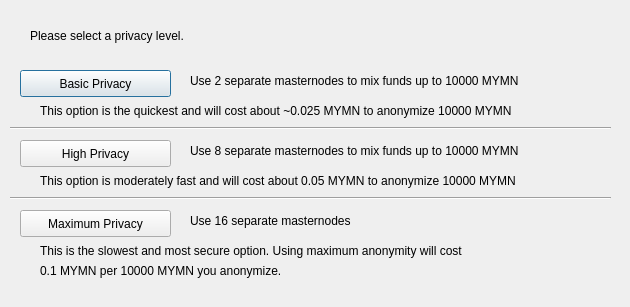
<?xml version="1.0" encoding="UTF-8"?>
<ui version="4.0">
 <class>ObfuscationConfig</class>
 <widget class="QDialog" name="ObfuscationConfig">
  <property name="geometry">
   <rect>
    <x>0</x>
    <y>0</y>
    <width>630</width>
    <height>307</height>
   </rect>
  </property>
  <property name="windowTitle">
   <string>Configure Obfuscation</string>
  </property>
  <widget class="QPushButton" name="buttonBasic">
   <property name="geometry">
    <rect>
     <x>20</x>
     <y>70</y>
     <width>151</width>
     <height>27</height>
    </rect>
   </property>
   <property name="text">
    <string>Basic Privacy</string>
   </property>
  </widget>
  <widget class="QPushButton" name="buttonHigh">
   <property name="geometry">
    <rect>
     <x>20</x>
     <y>140</y>
     <width>151</width>
     <height>27</height>
    </rect>
   </property>
   <property name="text">
    <string>High Privacy</string>
   </property>
  </widget>
  <widget class="QPushButton" name="buttonMax">
   <property name="geometry">
    <rect>
     <x>20</x>
     <y>210</y>
     <width>151</width>
     <height>27</height>
    </rect>
   </property>
   <property name="text">
    <string>Maximum Privacy</string>
   </property>
  </widget>
  <widget class="QLabel" name="label">
   <property name="geometry">
    <rect>
     <x>30</x>
     <y>20</y>
     <width>571</width>
     <height>31</height>
    </rect>
   </property>
   <property name="text">
    <string>Please select a privacy level.</string>
   </property>
  </widget>
  <widget class="QLabel" name="label_2">
   <property name="geometry">
    <rect>
     <x>190</x>
     <y>70</y>
     <width>421</width>
     <height>21</height>
    </rect>
   </property>
   <property name="text">
    <string>Use 2 separate masternodes to mix funds up to 10000 MYMN</string>
   </property>
  </widget>
  <widget class="QLabel" name="label_3">
   <property name="geometry">
    <rect>
     <x>190</x>
     <y>140</y>
     <width>411</width>
     <height>21</height>
    </rect>
   </property>
   <property name="text">
    <string>Use 8 separate masternodes to mix funds up to 10000 MYMN</string>
   </property>
  </widget>
  <widget class="QLabel" name="label_4">
   <property name="geometry">
    <rect>
     <x>190</x>
     <y>210</y>
     <width>421</width>
     <height>21</height>
    </rect>
   </property>
   <property name="text">
    <string>Use 16 separate masternodes</string>
   </property>
  </widget>
  <widget class="QLabel" name="label_6">
   <property name="geometry">
    <rect>
     <x>40</x>
     <y>100</y>
     <width>561</width>
     <height>21</height>
    </rect>
   </property>
   <property name="text">
    <string>This option is the quickest and will cost about ~0.025 MYMN to anonymize 10000 MYMN</string>
   </property>
  </widget>
  <widget class="QLabel" name="label_7">
   <property name="geometry">
    <rect>
     <x>40</x>
     <y>170</y>
     <width>561</width>
     <height>21</height>
    </rect>
   </property>
   <property name="text">
    <string>This option is moderately fast and will cost about 0.05 MYMN to anonymize 10000 MYMN</string>
   </property>
  </widget>
  <widget class="QLabel" name="label_8">
   <property name="geometry">
    <rect>
     <x>40</x>
     <y>240</y>
     <width>561</width>
     <height>21</height>
    </rect>
   </property>
   <property name="text">
    <string>This is the slowest and most secure option. Using maximum anonymity will cost</string>
   </property>
  </widget>
  <widget class="QLabel" name="label_9">
   <property name="geometry">
    <rect>
     <x>40</x>
     <y>260</y>
     <width>561</width>
     <height>21</height>
    </rect>
   </property>
   <property name="text">
    <string>0.1 MYMN per 10000 MYMN you anonymize.</string>
   </property>
  </widget>
  <widget class="Line" name="line">
   <property name="geometry">
    <rect>
     <x>10</x>
     <y>120</y>
     <width>601</width>
     <height>16</height>
    </rect>
   </property>
   <property name="orientation">
    <enum>Qt::Horizontal</enum>
   </property>
  </widget>
  <widget class="Line" name="line_2">
   <property name="geometry">
    <rect>
     <x>10</x>
     <y>190</y>
     <width>601</width>
     <height>16</height>
    </rect>
   </property>
   <property name="orientation">
    <enum>Qt::Horizontal</enum>
   </property>
  </widget>
 </widget>
 <resources/>
 <connections/>
</ui>
